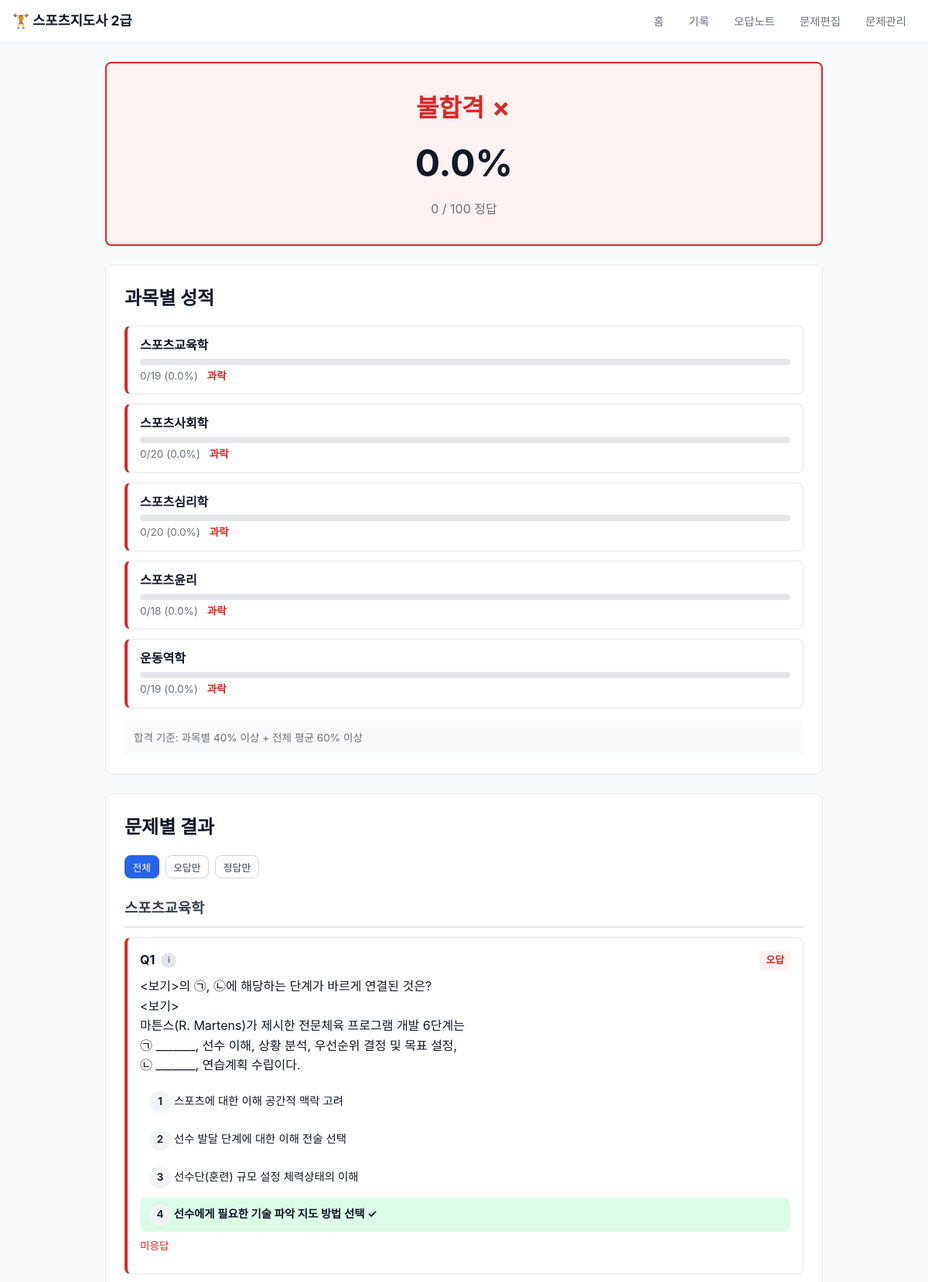
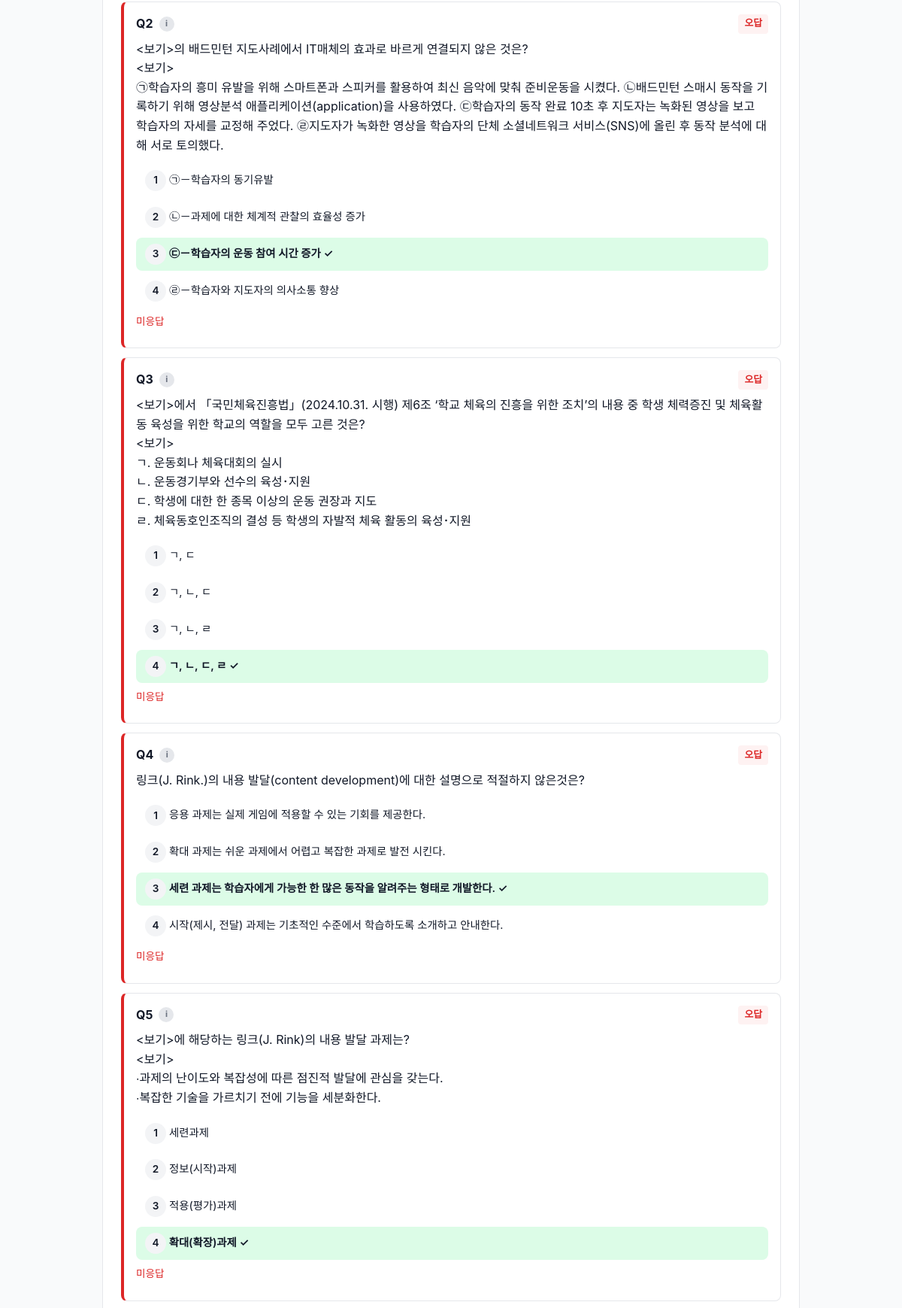
The page /result/1 (upper part) on the database its author committed (2 pictures, top to bottom).
### tables this page shows
CREATE TABLE test_sessions (
    id              INTEGER PRIMARY KEY AUTOINCREMENT,
    test_type       TEXT NOT NULL CHECK(test_type IN ('written', 'oral')),
    selected_subjects TEXT NOT NULL,
    total_questions INTEGER NOT NULL,
    correct_count   INTEGER DEFAULT 0,
    score_percent   REAL DEFAULT 0,
    time_limit_sec  INTEGER,
    time_spent_sec  INTEGER,
    is_passed       INTEGER DEFAULT 0,
    completed       INTEGER DEFAULT 0,
    started_at      TEXT DEFAULT (datetime('now')),
    finished_at     TEXT
);

CREATE TABLE user_answers (
    id              INTEGER PRIMARY KEY AUTOINCREMENT,
    session_id      INTEGER NOT NULL REFERENCES test_sessions(id) ON DELETE CASCADE,
    question_id     INTEGER NOT NULL REFERENCES questions(id),
    subject_id      INTEGER NOT NULL REFERENCES subjects(id),
    user_answer     TEXT,
    is_correct      INTEGER DEFAULT 0,
    answered_at     TEXT DEFAULT (datetime('now'))
);

CREATE TABLE subjects (
    id          INTEGER PRIMARY KEY AUTOINCREMENT,
    name        TEXT NOT NULL UNIQUE,
    category    TEXT NOT NULL CHECK(category IN ('written', 'oral')),
    description TEXT,
    created_at  TEXT DEFAULT (datetime('now'))
);

CREATE TABLE questions (
    id              INTEGER PRIMARY KEY AUTOINCREMENT,
    subject_id      INTEGER NOT NULL REFERENCES subjects(id),
    question_type   TEXT NOT NULL CHECK(question_type IN ('multiple_choice', 'oral')),
    question_text   TEXT NOT NULL,
    option_a        TEXT,
    option_b        TEXT,
    option_c        TEXT,
    option_d        TEXT,
    correct_answer  TEXT NOT NULL,
    explanation     TEXT,
    difficulty      INTEGER DEFAULT 2 CHECK(difficulty BETWEEN 1 AND 3),
    exam_year       TEXT,
    exam_type       TEXT,
    question_number INTEGER,
    source          TEXT,
    created_at      TEXT DEFAULT (datetime('now'))
, comment TEXT);

### app.py (the view)
@app.route('/result/<int:session_id>')
def result(session_id):
    db = get_db()
    session = db.execute('SELECT * FROM test_sessions WHERE id = ?', (session_id,)).fetchone()
    if not session:
        flash('시험 결과를 찾을 수 없습니다.', 'error')
        return redirect(url_for('index'))
    answers = db.execute('''
        SELECT ua.*, q.question_text, q.option_a, q.option_b, q.option_c, q.option_d,
               q.correct_answer, q.explanation, q.exam_year, q.exam_type, q.question_number,
               s.name as subject_name
        FROM user_answers ua
        JOIN questions q ON ua.question_id = q.id
        JOIN subjects s ON ua.subject_id = s.id
        WHERE ua.session_id = ?
        ORDER BY s.name, ua.id
    ''', (session_id,)).fetchall()
    subject_scores = {}
    for a in answers:
        name = a['subject_name']
        if name not in subject_scores:
            subject_scores[name] = {'total': 0, 'correct': 0}
        subject_scores[name]['total'] += 1
        subject_scores[name]['correct'] += a['is_correct']
    for name in subject_scores:
        s = subject_scores[name]
        s['score'] = round(s['correct'] / s['total'] * 100, 1) if s['total'] > 0 else 0
        s['passed'] = s['score'] >= 40
    return render_template('result.html', session=session, answers=answers, subject_scores=subject_scores)

### app.py (called while the page is built, shortened)
@app.template_filter('format_question')
def format_question(text):
    if not text:
        return ''
    import html as html_mod
    lines = str(text).split('\n')
    result = []
    table_lines = []
    def flush_table():
        if not table_lines:
            return
    for line in lines:
        if line.count('|') >= 2:
            table_lines.append(line)
        else:
            flush_table()
            escaped = html_mod.escape(line)
            escaped = re.sub(
                r'\[img:([^\]]+)\]',
                r'<img src="/static/images/\1" class="q-img" alt="문제 이미지">',
                escaped
            )
            result.append(escaped)
    flush_table()
    return Markup('<br>'.join(result))

def get_db():
    if 'db' not in g:
        os.makedirs(os.path.dirname(DB_PATH), exist_ok=True)
        g.db = sqlite3.connect(DB_PATH)
        g.db.row_factory = sqlite3.Row
        g.db.execute('PRAGMA foreign_keys = ON')
    return g.db

### templates/result.html (shortened to what this page needs)
{% extends "base.html" %}
{% block content %}
<div class="result-header {{ 'pass' if session.is_passed else 'fail' }}">
    <h1>{{ '합격 ✓' if session.is_passed else '불합격 ✗' }}</h1>
    <div class="result-score">{{ session.score_percent }}%</div>
    <div class="result-detail">
        {{ session.correct_count }} / {{ session.total_questions }} 정답
    </div>
</div>
<section class="result-section">
    <h2>과목별 성적</h2>
    <div class="score-grid">
        {% for name, s in subject_scores.items() %}
        <div class="score-card {{ 'pass' if s.passed else 'fail' }}">
            <div class="score-subject">{{ name }}</div>
            <div class="score-bar-wrap">
            </div>
            <div class="score-detail">
                {{ s.correct }}/{{ s.total }} ({{ s.score }}%)
                {% if not s.passed %}<span class="fail-mark">과락</span>{% endif %}
            </div>
        </div>
        {% endfor %}
    </div>
    <div class="pass-criteria">
        <p>합격 기준: 과목별 40% 이상 + 전체 평균 60% 이상</p>
    </div>
</section>
<section class="result-section">
    <h2>문제별 결과</h2>
    <div class="filter-buttons">
        <button class="btn btn-sm active" onclick="filterQuestions('all', this)">전체</button>
        <button class="btn btn-sm" onclick="filterQuestions('wrong', this)">오답만</button>
        <button class="btn btn-sm" onclick="filterQuestions('correct', this)">정답만</button>
    </div>
    {% set ns = namespace(q_num=0, current_subject='') %}
    {% for a in answers %}
        {% if a.subject_name != ns.current_subject %}
            {% set ns.current_subject = a.subject_name %}
            <h3 class="result-subject-header">{{ a.subject_name }}</h3>
        {% endif %}
        {% set ns.q_num = ns.q_num + 1 %}
        <div class="result-question {{ 'correct' if a.is_correct else 'wrong' }}"
             data-result="{{ 'correct' if a.is_correct else 'wrong' }}">
            <div class="rq-header">
                <div class="rq-left">
                    <span class="rq-number">Q{{ ns.q_num }}</span>
                    {% if a.exam_year %}
                    <div class="exam-info-tooltip">
                        <span class="info-icon">ℹ</span>
                    </div>
                    {% endif %}
                </div>
                <span class="rq-badge {{ 'correct' if a.is_correct else 'wrong' }}">
                    {{ '정답' if a.is_correct else '오답' }}
                </span>
            </div>
            <div class="rq-text">{{ a.question_text|format_question }}</div>
            {% if a.option_a %}
            <div class="rq-options">
                {% for key, val in [('A', a.option_a), ('B', a.option_b), ('C', a.option_c), ('D', a.option_d)] %}
                {% if val %}
                <div class="rq-option
                    {% if key == a.correct_answer %}rq-correct{% endif %}
                    {% if key == a.user_answer and not a.is_correct %}rq-wrong{% endif %}">
                    <span class="option-key">{{ loop.index }}</span> {{ val }}
                    {% if key == a.correct_answer %}✓{% endif %}
                </div>
                {% endif %}
                {% endfor %}
            </div>
            {% endif %}
            {% if not a.is_correct and a.user_answer %}
            <div class="rq-your-answer">내 답: {{ a.user_answer }}</div>
            {% elif not a.is_correct %}
            <div class="rq-your-answer">미응답</div>
            {% endif %}
        </div>
    {% endfor %}
</section>
{% endblock %}

### static/style.css (style rules this page uses)
* { margin: 0; padding: 0; box-sizing: border-box; }
:root { --primary: #2563eb; --primary-dark: #1d4ed8; --success: #16a34a; --danger: #dc2626; --warning: #f59e0b; --gray-50: #f9fafb; --gray-100: #f3f4f6; --gray-200: #e5e7eb; --gray-300: #d1d5db; --gray-500: #6b7280; --gray-700: #374151; --gray-900: #111827; --radius: 8px; }
body { font-family: -apple-system, BlinkMacSystemFont, 'Segoe UI', sans-serif; background: var(--gray-50); color: var(--gray-900); line-height: 1.6; }
.btn { display: inline-block; padding: 0.5rem 1rem; border: 1px solid var(--gray-300); border-radius: var(--radius); background: white; color: var(--gray-700); cursor: pointer; font-size: 0.9rem; text-decoration: none; transition: all 0.2s; }
.btn-sm { padding: 0.3rem 0.6rem; font-size: 0.8rem; }
.btn.active { background: var(--primary); color: white; border-color: var(--primary); }
.exam-info-tooltip { position: relative; display: inline-flex; }
.info-icon { display: inline-flex; align-items: center; justify-content: center; width: 20px; height: 20px; border-radius: 50%; background: var(--gray-200); color: var(--gray-500); font-size: 0.7rem; font-weight: 700; cursor: help; font-style: normal; }
.rq-header .rq-left { display: flex; align-items: center; gap: 0.5rem; }
.option-key { display: inline-flex; align-items: center; justify-content: center; width: 28px; height: 28px; border-radius: 50%; background: var(--gray-100); font-weight: 600; font-size: 0.85rem; flex-shrink: 0; }
.result-header { text-align: center; padding: 2rem; border-radius: var(--radius); margin-bottom: 1.5rem; }
.result-header.fail { background: #fef2f2; border: 2px solid var(--danger); }
.result-header h1 { font-size: 2rem; }
.result-header.fail h1 { color: var(--danger); }
.result-score { font-size: 3rem; font-weight: 700; margin: 0.5rem 0; }
.result-detail { color: var(--gray-500); }
.result-section { background: white; border: 1px solid var(--gray-200); border-radius: var(--radius); padding: 1.5rem; margin-bottom: 1.5rem; }
.result-section h2 { margin-bottom: 1rem; }
.score-grid { display: flex; flex-direction: column; gap: 0.75rem; }
.score-card { padding: 0.75rem 1rem; border-radius: var(--radius); border: 1px solid var(--gray-200); }
.score-card.fail { border-left: 4px solid var(--danger); }
.score-subject { font-weight: 600; margin-bottom: 0.25rem; }
.score-bar-wrap { height: 8px; background: var(--gray-200); border-radius: 4px; overflow: hidden; margin-bottom: 0.25rem; }
.score-detail { font-size: 0.85rem; color: var(--gray-500); }
.fail-mark { color: var(--danger); font-weight: 600; margin-left: 0.5rem; }
.pass-criteria { margin-top: 1rem; padding: 0.75rem; background: var(--gray-50); border-radius: var(--radius); font-size: 0.85rem; color: var(--gray-500); }
.filter-buttons { margin-bottom: 1rem; display: flex; gap: 0.5rem; }
.result-subject-header { margin-top: 1.5rem; margin-bottom: 0.75rem; padding-bottom: 0.5rem; border-bottom: 2px solid var(--gray-200); color: var(--gray-700); }
.result-question { border: 1px solid var(--gray-200); border-radius: var(--radius); padding: 1rem; margin-bottom: 0.75rem; }
.result-question.wrong { border-left: 4px solid var(--danger); }
.rq-header { display: flex; justify-content: space-between; margin-bottom: 0.5rem; }
.rq-number { font-weight: 700; }
.rq-badge { padding: 0.15rem 0.5rem; border-radius: 4px; font-size: 0.8rem; font-weight: 600; }
.rq-badge.wrong { background: #fef2f2; color: var(--danger); }
.rq-text { margin-bottom: 0.75rem; line-height: 1.6; }
.rq-options { display: flex; flex-direction: column; gap: 0.3rem; margin-bottom: 0.5rem; }
.rq-option { padding: 0.5rem 0.75rem; border-radius: var(--radius); font-size: 0.9rem; }
.rq-correct { background: #dcfce7; font-weight: 600; }
.rq-your-answer { font-size: 0.85rem; color: var(--danger); margin-bottom: 0.5rem; }

### rows shown on the page
test_sessions: is_passed "불합격 ✗", score_percent "0.0", correct_count "0", total_questions "100"
user_answers: name "스포츠교육학", correct "0", total "19", score "0.0", subject_name "스포츠교육학", q_num "1", is_correct "오답", question_text "<보기>의 ㉠, ㉡에 해당하는 단계가 바르게 연결된 것은? <보기> 마튼스(R. Martens)가 제시한 전문체육 프로그램 개발 6단계는 ㉠ _______, 선수 이해, 상황 분석, 우선순위 결정 및 목표 설정, ㉡ _______, 연습계획 수립이다.", option_a "스포츠에 대한 이해 공간적 맥락 고려", option_b "선수 발달 단계에 대한 이해 전술 선택", option_c "선수단(훈련) 규모 설정 체력상태의 이해", option_d "선수에게 필요한 기술 파악 지도 방법 선택", shows "미응답"
user_answers: name "스포츠사회학", correct "0", total "20", score "0.0"
user_answers: name "스포츠심리학", correct "0", total "20", score "0.0"
user_answers: name "스포츠윤리", correct "0", total "18", score "0.0"
user_answers: name "운동역학", correct "0", total "19", score "0.0"
user_answers: q_num "2", is_correct "오답", question_text "<보기>의 배드민턴 지도사례에서 IT매체의 효과로 바르게 연결되지 않은 것은? <보기> ㉠학습자의 흥미 유발을 위해 스마트폰과 스피커를 활용하여 최신 음악에 맞춰 준비운동을 시켰다. ㉡배드민턴 스매시 동작을 기록하기 위해 영상분석 애플리케이션(application)을 사용하였다. ㉢학습자의 동작 완료 10초 후 지도자는 녹화된 영상을 보고 학습자의 자세를 교정해 주었다. ㉣지도자가 녹화한 영상을 학습자의 단체 소셜네트워크 서비스(SNS)에 올린 후 동작 분석에 대해 서로 토의했다.", option_a "㉠－학습자의 동기유발", option_b "㉡－과제에 대한 체계적 관찰의 효율성 증가", option_c "㉢－학습자의 운동 참여 시간 증가", option_d "㉣－학습자와 지도자의 의사소통 향상", shows "미응답"
user_answers: q_num "3", is_correct "오답", question_text "<보기>에서 「국민체육진흥법」(2024.10.31. 시행) 제6조 ‘학교 체육의 진흥을 위한 조치’의 내용 중 학생 체력증진 및 체육활동 육성을 위한 학교의 역할을 모두 고른 것은? <보기> ㄱ. 운동회나 체육대회의 실시 ㄴ. 운동경기부와 선수의 육성･지원 ㄷ. 학생에 대한 한 종목 이상의 운동 권장과 지도 ㄹ. 체육동호인조직의 결성 등 학생의 자발적 체육 활동의 육성･지원", option_a "ㄱ, ㄷ", option_b "ㄱ, ㄴ, ㄷ", option_c "ㄱ, ㄴ, ㄹ", option_d "ㄱ, ㄴ, ㄷ, ㄹ", shows "미응답"
user_answers: q_num "4", is_correct "오답", question_text "링크(J. Rink.)의 내용 발달(content development)에 대한 설명으로 적절하지 않은것은?", option_a "응용 과제는 실제 게임에 적용할 수 있는 기회를 제공한다.", option_b "확대 과제는 쉬운 과제에서 어렵고 복잡한 과제로 발전 시킨다.", option_c "세련 과제는 학습자에게 가능한 한 많은 동작을 알려주는 형태로 개발한다.", option_d "시작(제시, 전달) 과제는 기초적인 수준에서 학습하도록 소개하고 안내한다.", shows "미응답"
user_answers: q_num "5", is_correct "오답", question_text "<보기>에 해당하는 링크(J. Rink)의 내용 발달 과제는? <보기> ∙과제의 난이도와 복잡성에 따른 점진적 발달에 관심을 갖는다. ∙복잡한 기술을 가르치기 전에 기능을 세분화한다.", option_a "세련과제", option_b "정보(시작)과제", option_c "적용(평가)과제", option_d "확대(확장)과제", shows "미응답"
